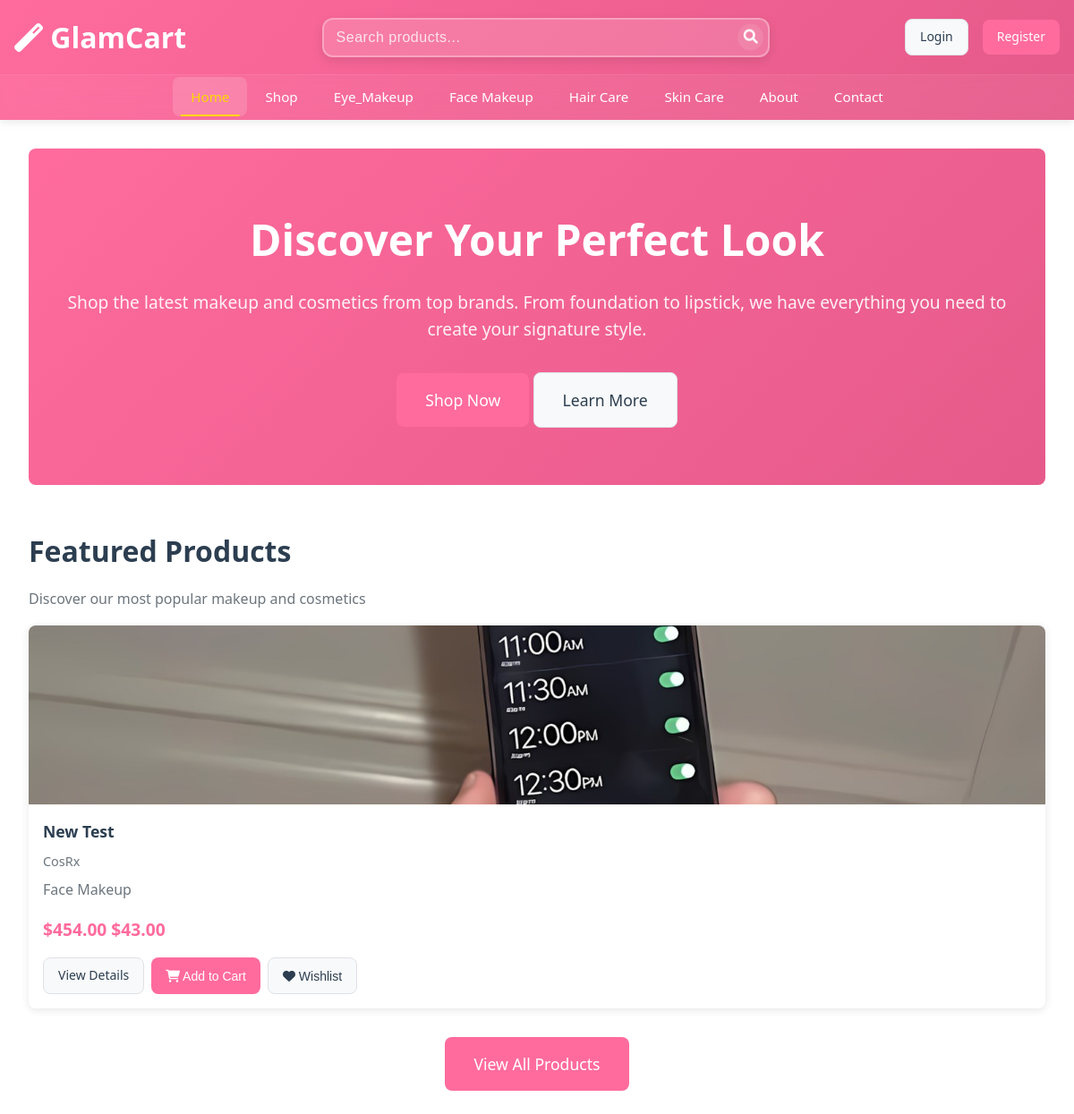
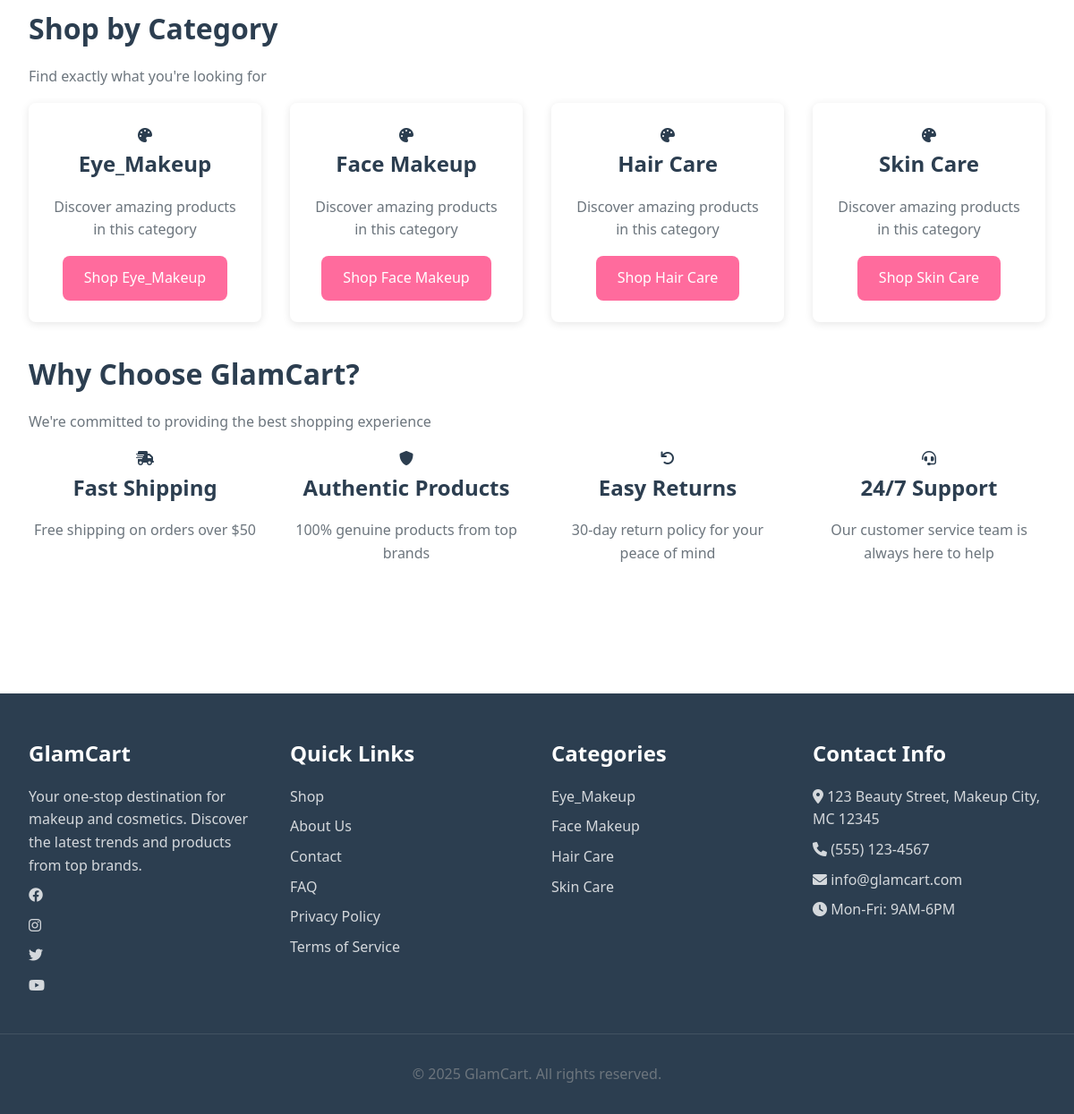
The page / on the database its author committed (2 pictures, top to bottom).
### tables this page shows
CREATE TABLE `category` (
  `Category_id` int(11) NOT NULL,
  `Category_Name` varchar(20) NOT NULL,
  `Category_entry_date` varchar(10) NOT NULL,
  `category_status` enum('active','inactive') DEFAULT 'active',
  `category_description` text DEFAULT NULL
);

CREATE TABLE `product` (
  `product_id` int(11) NOT NULL,
  `product_name` varchar(30) NOT NULL,
  `product_category` int(3) NOT NULL,
  `product_code` varchar(10) NOT NULL,
  `product_entry_date` varchar(10) NOT NULL,
  `product_price` int(11) NOT NULL,
  `product_brand` int(3) NOT NULL,
  `product_status` enum('active','inactive') DEFAULT 'active',
  `product_featured` tinyint(1) DEFAULT 0,
  `created_at` datetime DEFAULT current_timestamp(),
  `product_image` varchar(255) DEFAULT NULL,
  `product_sale_price` decimal(10,2) DEFAULT NULL,
  `product_stock` int(11) DEFAULT 0,
  `product_min_stock` int(11) DEFAULT 5,
  `product_description` text DEFAULT NULL
);

CREATE TABLE `brand` (
  `brand_id` int(11) NOT NULL,
  `brand_name` varchar(20) NOT NULL,
  `brand_origin` varchar(20) NOT NULL,
  `brand_status` enum('active','inactive') DEFAULT 'active'
);

### connection.php (called while the page is built, shortened)
<?php
function is_logged_in() {
    return isset($_SESSION['user_id']) && !empty($_SESSION['user_id']);
}
?>

### index.php (the view, shortened to what this page needs)
<?php
require_once 'connection.php';
$featured_products = [];
$sql = "SELECT p.*, b.brand_name, c.Category_Name AS category_name
        FROM product p
        LEFT JOIN brand b ON p.product_brand = b.brand_id
        LEFT JOIN category c ON p.product_category = c.Category_id
        WHERE p.product_status = 'active'
          AND p.product_featured = 1
        ORDER BY p.created_at DESC
        LIMIT 8";
$result = $conn->query($sql);
if ($result && $result->num_rows > 0) {
    while ($row = $result->fetch_assoc()) {
        $featured_products[] = $row;
    }
}
$categories = [];
$sql = "SELECT Category_id AS category_id, Category_Name AS category_name
        FROM category
        ORDER BY Category_Name";
$result = $conn->query($sql);
if ($result && $result->num_rows > 0) {
    while ($row = $result->fetch_assoc()) {
        $categories[] = $row;
    }
}
 ?>
<!DOCTYPE html>
<html lang="en">
     <head>
    <link rel="stylesheet" href="assets/css/style.css">
    <link rel="stylesheet" href="https://cdnjs.cloudflare.com/ajax/libs/font-awesome/6.0.0/css/all.min.css">
     </head>
      <body>
    <header class="header">
        <div class="top-bar">
            <div class="top-bar-content">
                <a href="index.php" class="logo">
                    <i class="fas fa-magic"></i> GlamCart
                </a>
                <form class="search-form" action="shop.php" method="GET">
                    <div class="search-container">
                        <input type="text" name="search" class="search-input" placeholder="Search products...">
                        <button type="submit" class="search-btn">
                            <i class="fas fa-search"></i>
                        </button>
                    </div>
                </form>
                <div class="top-bar-actions">
                    <?php if (is_logged_in()): ?>
                        <a href="wishlist.php" class="wishlist-icon">
                            <i class="fas fa-heart"></i>
                            <span class="wishlist-count"><?= isset($_SESSION['user_id']) ? getWishlistCountFromDB() : '0' ?></span>
                        </a>
                        <a href="cart.php" class="cart-icon">
                            <i class="fas fa-shopping-cart"></i>
                            <span class="cart-count"><?= isset($_SESSION['user_id']) ? getCartCountFromDB() : '0' ?></span>
                        </a>
                        <div class="user-menu">
                            <a href="dashboard.php" class="username-link">
                                <i class="fas fa-user"></i>
                                <?= htmlspecialchars($_SESSION['user_f_name']) ?>
                            </a>
                            <a href="logout.php" class="logout-link">Logout</a>
                        </div>
                    <?php else: ?>
                        <a href="login.php" class="btn btn-secondary btn-sm">Login</a>
                        <a href="register.php" class="btn btn-primary btn-sm">Register</a>
                    <?php endif; ?>
                </div>
            </div>
        </div>
        <nav class="nav-bar">
            <div class="nav-content">
                <ul class="nav-menu">
                    <li><a href="index.php" class="active">Home</a></li>
                    <li><a href="shop.php">Shop</a></li>
                    <?php foreach ($categories as $category): ?>
                        <li><a href="shop.php?category=<?= $category['category_id'] ?>"><?= htmlspecialchars($category['category_name']) ?></a></li>
                    <?php endforeach; ?>
                    <li><a href="about.php">About</a></li>
                    <li><a href="contact.php">Contact</a></li>
                </ul>
            </div>
        </nav>
    </header>
    <main class="main-content">
        <section class="hero">
            <div class="hero-content">
                <h1>Discover Your Perfect Look</h1>
                <p>Shop the latest makeup and cosmetics from top brands. From foundation to lipstick, we have everything you need to create your signature style.</p>
                <div class="hero-actions">
                    <a href="shop.php" class="btn btn-primary btn-lg">Shop Now</a>
                    <a href="about.php" class="btn btn-secondary btn-lg">Learn More</a>
                </div>
            </div>
        </section>
        <section class="featured-products mb-4">
            <div class="section-header">
                <h2>Featured Products</h2>
                <p>Discover our most popular makeup and cosmetics</p>
            </div>
            <?php if (!empty($featured_products)): ?>
            <div class="grid grid-4">
                <?php foreach ($featured_products as $product): ?>
                <div class="product-card fade-in">
                    <img src="<?= !empty($product['product_image']) ? htmlspecialchars($product['product_image']) : 'assets/images/placeholder.jpg' ?>"
                         alt="<?= htmlspecialchars($product['product_name']) ?>"
                         class="product-image">
                    <div class="product-info">
                        <h3 class="product-title"><?= htmlspecialchars($product['product_name']) ?></h3>
                        <p class="product-brand"><?= htmlspecialchars($product['brand_name']) ?></p>
                        <p class="product-category"><?= htmlspecialchars($product['category_name']) ?></p>
                        <div class="product-price">
                            $<?= number_format($product['product_price'], 2) ?>
                            <?php if (!empty($product['product_sale_price']) && $product['product_sale_price'] < $product['product_price']): ?>
                                <span class="sale-price">$<?= number_format($product['product_sale_price'], 2) ?></span>
                            <?php endif; ?>
                        </div>
                        <div class="product-actions">
                            <a href="product.php?id=<?= $product['product_id'] ?>" class="btn btn-secondary btn-sm">View Details</a>
                            <button class="btn btn-primary btn-sm add-to-cart"
                                    data-product-id="<?= $product['product_id'] ?>"
                                    data-product-name="<?= htmlspecialchars($product['product_name']) ?>"
                                    data-product-price="<?= $product['product_price'] ?>">
                                <i class="fas fa-shopping-cart"></i> Add to Cart
                            </button>
                            <button class="btn btn-secondary btn-sm add-to-wishlist"
                                    data-product-id="<?= $product['product_id'] ?>"
                                    data-product-name="<?= htmlspecialchars($product['product_name']) ?>">
                                <i class="fas fa-heart"></i> Wishlist
                            </button>
                        </div>
                    </div>
                </div>
                <?php endforeach; ?>
            </div>
            <div class="text-center mt-4">
                <a href="shop.php" class="btn btn-primary btn-lg">View All Products</a>
            </div>
            <?php else: ?>
            <div class="text-center">
                <p>No featured products available at the moment.</p>
            </div>
            <?php endif; ?>
        </section>
        <section class="categories-section mb-4">
            <div class="section-header">
                <h2>Shop by Category</h2>
                <p>Find exactly what you're looking for</p>
            </div>
            <div class="grid grid-3">
                <?php foreach ($categories as $category): ?>
                <div class="category-card card">
                    <div class="card-body text-center">
                        <div class="category-icon">
                            <i class="fas fa-palette"></i>
                        </div>
                        <h3><?= htmlspecialchars($category['category_name']) ?></h3>
                        <p>Discover amazing products in this category</p>
                        <a href="shop.php?category=<?= $category['category_id'] ?>" class="btn btn-primary">Shop <?= htmlspecialchars($category['category_name']) ?></a>
                    </div>
                </div>
                <?php endforeach; ?>
            </div>
        </section>
        <section class="why-choose-us mb-4">
            <div class="section-header">
                <h2>Why Choose GlamCart?</h2>
                <p>We're committed to providing the best shopping experience</p>
            </div>
            <div class="grid grid-4">
                <div class="feature-card text-center">
                    <div class="feature-icon">
                        <i class="fas fa-shipping-fast"></i>
                    </div>
                    <h3>Fast Shipping</h3>
                    <p>Free shipping on orders over $50</p>
                </div>
                <div class="feature-card text-center">
                    <div class="feature-icon">
                        <i class="fas fa-shield-alt"></i>
                    </div>
                    <h3>Authentic Products</h3>
                    <p>100% genuine products from top brands</p>
                </div>
                <div class="feature-card text-center">
                    <div class="feature-icon">
                        <i class="fas fa-undo"></i>
                    </div>
                    <h3>Easy Returns</h3>
                    <p>30-day return policy for your peace of mind</p>
                </div>
                <div class="feature-card text-center">
                    <div class="feature-icon">
                        <i class="fas fa-headset"></i>
                    </div>
                    <h3>24/7 Support</h3>
                    <p>Our customer service team is always here to help</p>
                </div>
            </div>
        </section>
    </main>
    <footer class="footer">
        <div class="footer-content">
            <div class="footer-section">
                <h3>GlamCart</h3>
                <p>Your one-stop destination for makeup and cosmetics. Discover the latest trends and products from top brands.</p>
                <div class="social-links">
                    <a href="#"><i class="fab fa-facebook"></i></a>
                    <a href="#"><i class="fab fa-instagram"></i></a>
                    <a href="#"><i class="fab fa-twitter"></i></a>
                    <a href="#"><i class="fab fa-youtube"></i></a>
                </div>
            </div>
            <div class="footer-section">
                <h3>Quick Links</h3>
                <a href="shop.php">Shop</a>
                <a href="about.php">About Us</a>
                <a href="contact.php">Contact</a>
                <a href="faq.php">FAQ</a>
                <a href="privacy.php">Privacy Policy</a>
                <a href="terms.php">Terms of Service</a>
            </div>
            <div class="footer-section">
                <h3>Categories</h3>
                <?php foreach (array_slice($categories, 0, 6) as $category): ?>
                    <a href="shop.php?category=<?= $category['category_id'] ?>"><?= htmlspecialchars($category['category_name']) ?></a>
                <?php endforeach; ?>
            </div>
            <div class="footer-section">
                <h3>Contact Info</h3>
                <p><i class="fas fa-map-marker-alt"></i> 123 Beauty Street, Makeup City, MC 12345</p>
                <p><i class="fas fa-phone"></i> (555) 123-4567</p>
                <p><i class="fas fa-envelope"></i> info@glamcart.com</p>
                <p><i class="fas fa-clock"></i> Mon-Fri: 9AM-6PM</p>
            </div>
        </div>
        <div class="footer-bottom">
            <p>&copy; <?= date('Y') ?> GlamCart. All rights reserved.</p>
        </div>
    </footer>
</body>
</html>

### rows shown on the page
category: Category_Name "Eye_Makeup"
category: Category_Name "Face Makeup"
category: Category_Name "Hair Care"
category: Category_Name "Skin Care"
product: product_image (picture), product_name "New Test", brand.brand_name "CosRx", category.Category_Name "Face Makeup", product_price "454.00", product_sale_price "43.00"
